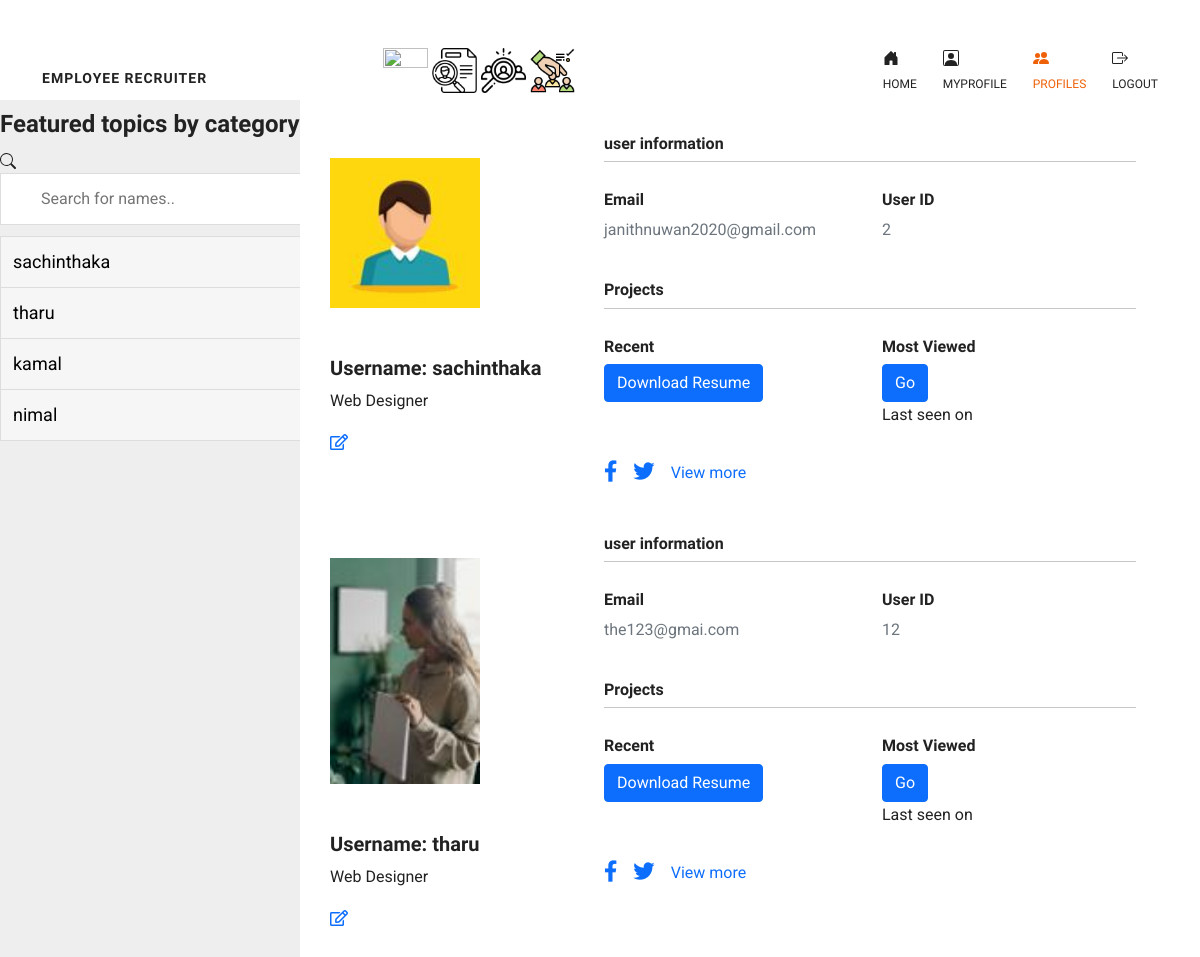
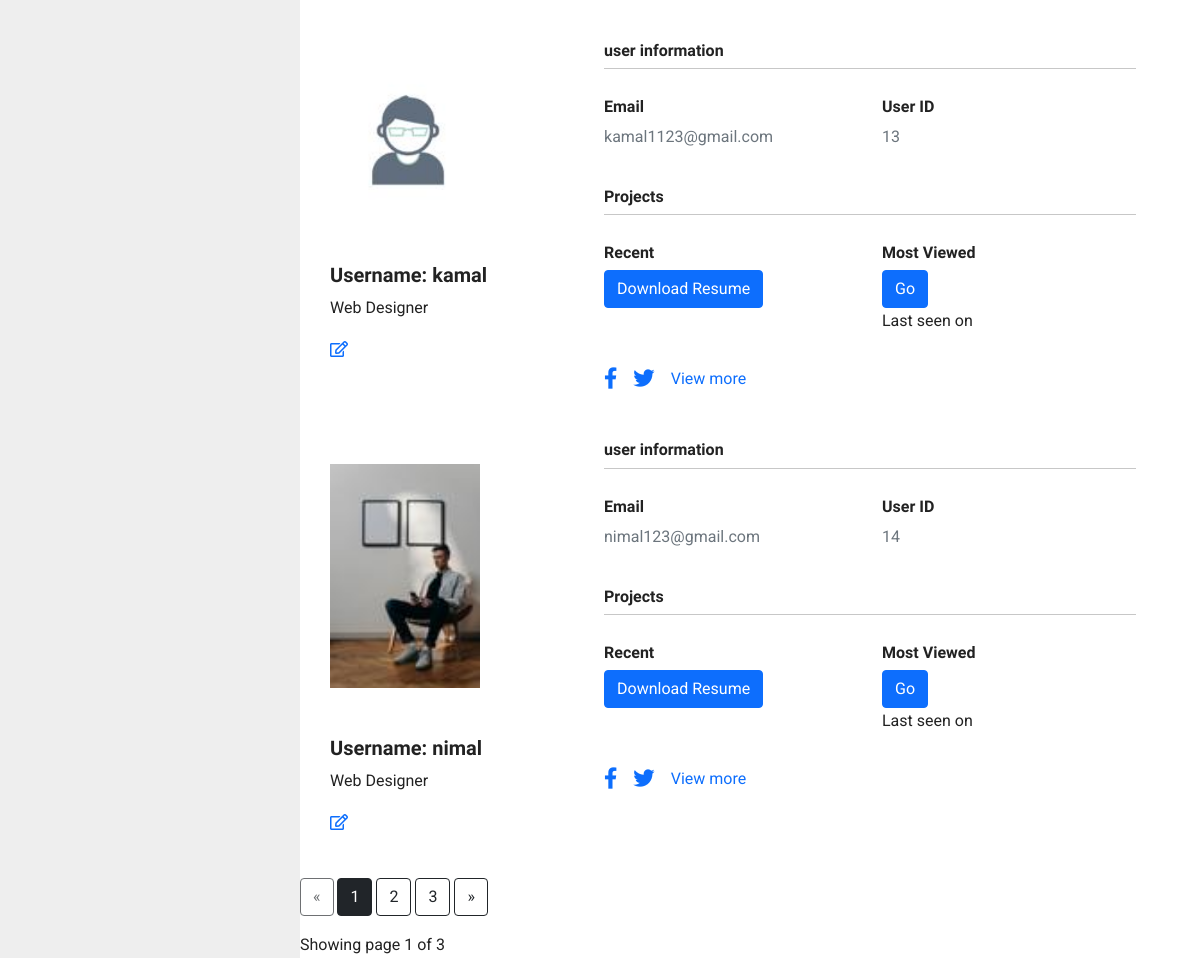
The page /profiles on the database its author committed (2 pictures, top to bottom).
### app.py (models this page shows, shortened)
class User(UserMixin, db.Model):
    id = db.Column(db.Integer, primary_key=True)
    username = db.Column(db.String(15),unique=True)
    email = db.Column(db.String(50),unique=True)
    password = db.Column(db.String(80))
    image_file = db.Column(db.String(20), nullable=False, default="download.jpg")
    phonenumber = db.Column(db.String(50),unique=True)
    address = db.Column(db.String(50),unique=True)
    usertype = db.Column(db.String(50),unique=True)
    messages_sent = db.relationship(
        'Message',
        foreign_keys='Message.sender_id',
        backref='author',
        lazy='dynamic')
    messages_received = db.relationship(
        'Message',
        foreign_keys='Message.recipient_id',
        backref='recipient',
        lazy='dynamic')
    last_message_read_time = db.Column(db.DateTime)

### app.py (the view)
@app.route('/profiles')
def profiles():
    users = User.query.all()
    page = request.args.get('page', 1, type=int)
    users = User.query.paginate(page=page, per_page=ROWS_PER_PAGE)
    return render_template('profile.html',users=users)

### templates/profile.html (shortened to what this page needs)
{% extends "base.html"%}
{%block content%}
<header class="header-content">
  <nav class="navbar navbar-expand-lg navbar-light">
     <div class="container">
      <a class="navbar-brand logo" href="#">Employee recruiter</a>
        <div class="collapse navbar-collapse" id="navbarCollapse">
          <div class="stikers " style="padding:10px; margin-left:150px;">
            <img src="static\img\recruitment.png" width="45px" height="45px">
            <img src="static\img\headhunting.png" width="45px" height="45px">
            <img src="static\img\recruitment(1).png" width="45px" height="45px">
            <img src="static\img\recruitment(2).png" width="45px" height="45px">
            </div>
           <ul class="navbar-nav main">
              <li class="nav-item">
                 <a href="{{ url_for('index') }}" class="nav-link"> <br>Home</a>
              </li>
              <li class="nav-item">
               <a href="{{ url_for('Myprofile') }}" class="nav-link "><br>MyProfile</a>
            </li>
          <li class="nav-item">
           <a href="{{ url_for('profiles') }}" class="nav-link active"><br>Profiles</a>
        </li>
        <li class="nav-item">
          <a href="{{ url_for('logout') }}" class="nav-link"><br>Logout</a>
       </li>
       </ul>
        </div>
     </div>
  </nav>
</header>
<div class="split left">
  <!DOCTYPE html>
  <html>
  <head>
  </head>
  <body>
  <h4>Featured topics by category</h4>
  <ul id="myUL">
    {% for user in users.items%}
    <li><a href="{{url_for('view', username=user.username)}}">{{user.username}}</a></li>
     {% endfor %}
  </ul>
  </body>
  </html>
</div>
<div class="split right">
    {% for user in users.items %}
    {% if user.usertype=="user as applicant" %}
     <div class="row g-0" style="margin-left:30px;">
                <div class="col"
                  style="border-top-left-radius: .5rem; border-bottom-left-radius: .5rem;">
                  <img src="static\profilepic\{{user.image_file}}  "
                    alt="Avatar" class="img-fluid my-5" style="width: 150px; align-items: center;" />
                  <h5>Username: {{user.username}}</h5>
                  <p>Web Designer</p>
                <a href="{{url_for('profileupdate')}}">  <i class="far fa-edit mb-5"></i></a>
                </div>
                <div class="col-md-8" style="margin-right:40px;">
                  <div class="card-body p-4">
                    <h6>user information</h6>
                    <hr class="mt-0 mb-4">
                    <div class="row pt-1">
                      <div class="col-6 mb-3" style="padding-bottom:5px;">
                        <h6>Email</h6>
                        <p class="text-muted">{{user.email}}</p>
                      </div>
                      <div class="col-6 mb-3">
                        <h6>User ID</h6>
                        <p class="text-muted">{{user.id}}</p>
                      </div>
                    </div>
                    <h6>Projects</h6>
                    <hr class="mt-0 mb-4">
                    <div class="row pt-1">
                      <div class="col-6 mb-3">
                        <h6>Recent</h6>
                      <a href="{{url_for('delete')}}"> <button class="btn btn-primary">Download Resume</button></a> <br>
                      </div>
                      <div class="col-6 mb-3">
                        <h6>Most Viewed</h6>
                        <button class="btn btn-primary">Go</button>
                      <p>Last seen on</p>
                      </div>
                    </div>
                    <div class="d-flex justify-content-start">
                      <a href="#!"><i class="fab fa-facebook-f fa-lg me-3"></i></a>
                      <a href="#!"><i class="fab fa-twitter fa-lg me-3"></i></a>
                      <a href="{{url_for('view', username=user.username)}}">View more</a>
                    </div>
                  </div>
                </div>
              </div>
     {% endif %}
    {% endfor %}
    <div class="text-left" style="margin-right:100px; margin-bottom: 100px;">
      <a href="{{ url_for('profiles', page=users.prev_num) }}"
         class="btn btn-outline-dark
         {% if users.page == 1 %}disabled{% endif %}">
          &laquo;
      </a>
      {% for page_num in users.iter_pages(left_edge=1, right_edge=1, left_current=1, right_current=2) %}{% if page_num %}
              {% if users.page == page_num %}
              <a href="{{ url_for('profiles', page=page_num) }}"
                 class="btn btn-dark">
                  {{ page_num }}
              </a>
              {% else %}
              <a href="{{ url_for('profiles', page=page_num) }}"
                 class="btn btn-outline-dark">
                  {{ page_num }}
              </a>
              {% endif %}
          {% else %}
              ...
          {% endif %}
      {% endfor %}    <a href="{{ url_for('profiles', page=users.next_num) }}"
         class="btn btn-outline-dark
         {% if users.page == users.pages %}disabled{% endif %}">
          &raquo;
      </a>
      <p class="text-right mt-3">
        Showing page {{ users.page }} of {{ users.pages }}
       </p>
    </div>
</div>
{% endblock content%}

### static/css/style.css (style rules this page uses)
* { -webkit-box-sizing: border-box; -moz-box-sizing: border-box; -ms-box-sizing: border-box; -o-box-sizing: border-box; box-sizing: border-box; }
html { width: 100%; height: 100%; overflow: scroll; }
.navbar-nav { margin-left: auto; }
body { font-size: 16px; font-weight: normal !important; font-family: "Roboto", sans-serif; line-height: 26px; color: #222; }
img { max-width: 100%; height: auto; }
a { border: none; text-decoration: none; -webkit-transition: all 300ms ease-in-out; -moz-transition: all 300ms ease-in-out; -ms-transition: all 300ms ease-in-out; -o-transition: all 300ms ease-in-out; transition: all 300ms ease-in-out; }
h1, h2, h3, h4, h5, h6 { color: #222; font-weight: bold; font-family: "Raleway", sans-serif; }
ul, li { list-style: none; margin: 0px; padding: 0px; }
.mt-0 { margin-top: 0; }
header.header-content { position: absolute; width: 100%; padding-top: 30px; padding-bottom: 20px; top: 0; z-index: 999; }
nav .navbar-brand.logo { color: #fff; text-transform: uppercase; letter-spacing: 1px; font-size: 14px; padding-top: 20px; font-weight: 600; font-family: "Raleway", sans-serif; }
nav.navbar .nav-item { padding: 0 13px 0 13px; font-family: "Raleway", sans-serif; color: #fff; }
nav.navbar ul.navbar-nav li.nav-item a.nav-link { font-size: 12px; font-weight: 500; color: #fff; padding: 0; position: relative; text-transform: uppercase; }
nav.navbar ul.navbar-nav li.nav-item a.active { color: #ef6108; }
nav.navbar .nav-item:first-child { padding-left: 0; }
nav.navbar .nav-item:last-child { padding-right: 0; }

### templates/profile.html (style rules this page uses)
nav .navbar-brand.logo { color: #222; }
nav.navbar ul.navbar-nav li.nav-item a.active { color: #ef6108 !important; }
nav.navbar .nav-item { padding: 0 13px 0 13px; font-family: "Raleway", sans-serif; color: #222; }
nav.navbar ul.navbar-nav li.nav-item a.nav-link { font-size: 12px; font-weight: 500; color: #222; padding: 0; position: relative; text-transform: uppercase; }
* { box-sizing: border-box; }
#myUL { list-style-type: none; padding: 0; margin: 0; }
#myUL li a { border: 1px solid #ddd; margin-top: -1px; background-color: #f6f6f6; padding: 12px; text-decoration: none; font-size: 18px; color: black; display: block }
.split { margin-top: 100px; height: 100%; width: 75%; position: fixed; z-index: 1; top: 0; overflow-x: hidden; padding-top: 10px; }
.left { left: 0; background-color: rgb(238, 238, 238); }
.right { right: 0; background-color: #ffffff }

### rows shown on the page
User: username "sachinthaka", image_file (picture), email "janithnuwan2020@gmail.com", id "2"
User: username "tharu", image_file (picture), email "the123@gmai.com", id "12"
User: username "kamal", image_file (picture), email "kamal1123@gmail.com", id "13"
User: username "nimal", image_file (picture), email "nimal123@gmail.com", id "14"

### other values the page prints
{{ page_num }} "1"
{{ page_num }} "2" "3"
{{ users.page }} "1"
{{ users.pages }} "3"
